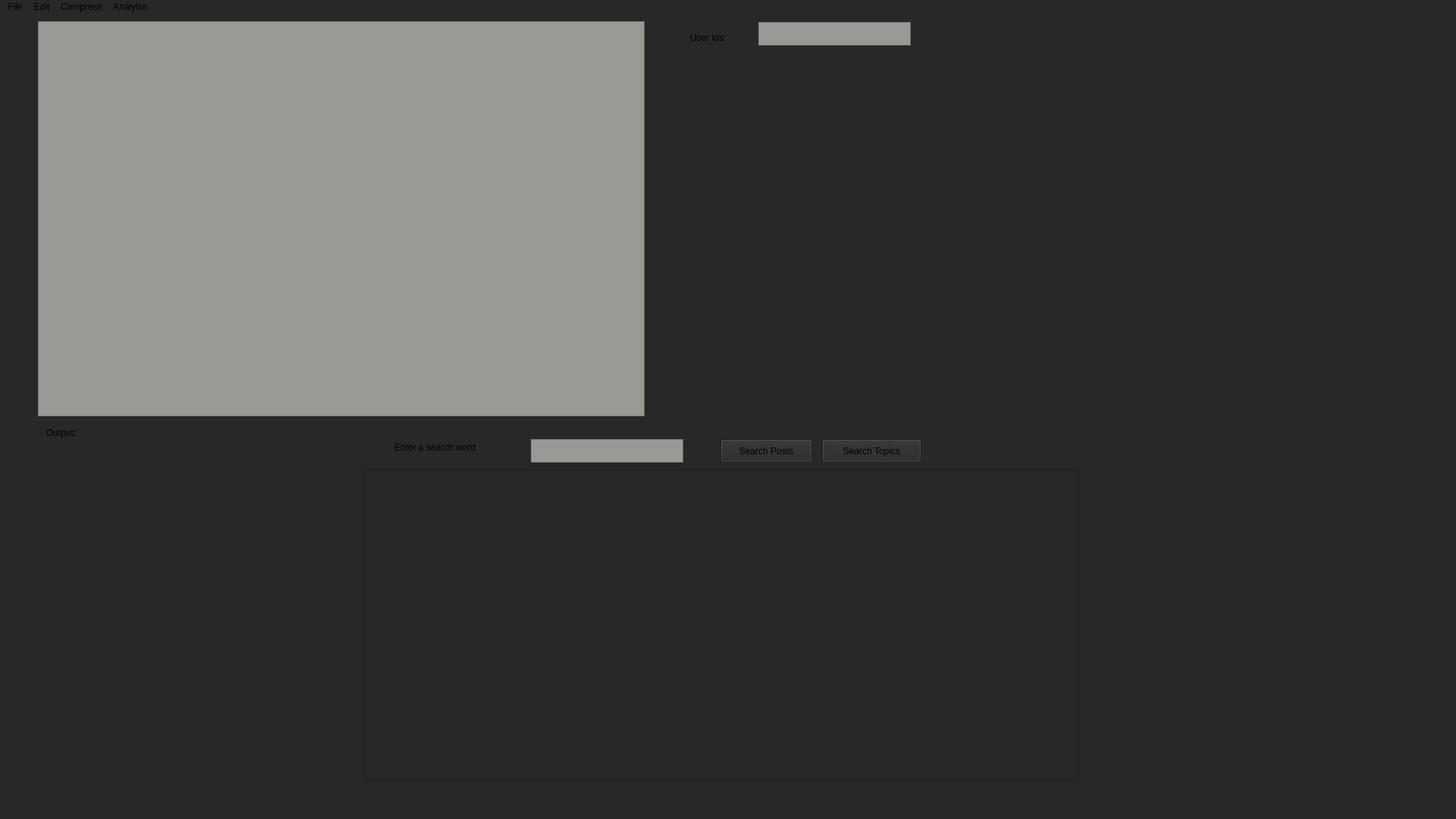
<?xml version="1.0" encoding="UTF-8"?>
<ui version="4.0">
 <class>MainWindow</class>
 <widget class="QMainWindow" name="MainWindow">
  <property name="geometry">
   <rect>
    <x>0</x>
    <y>0</y>
    <width>1920</width>
    <height>1080</height>
   </rect>
  </property>
  <property name="sizePolicy">
   <sizepolicy hsizetype="Fixed" vsizetype="Fixed">
    <horstretch>0</horstretch>
    <verstretch>0</verstretch>
   </sizepolicy>
  </property>
  <property name="maximumSize">
   <size>
    <width>1920</width>
    <height>1080</height>
   </size>
  </property>
  <property name="windowTitle">
   <string>MainWindow</string>
  </property>
  <property name="styleSheet">
   <string notr="true">background-color: rgb(40, 40, 40);</string>
  </property>
  <widget class="QWidget" name="centralwidget">
   <widget class="QLabel" name="constOutputLabel">
    <property name="geometry">
     <rect>
      <x>61</x>
      <y>541</y>
      <width>64</width>
      <height>22</height>
     </rect>
    </property>
    <property name="text">
     <string>Output:</string>
    </property>
   </widget>
   <widget class="QLabel" name="outputLabel">
    <property name="geometry">
     <rect>
      <x>50</x>
      <y>569</y>
      <width>341</width>
      <height>161</height>
     </rect>
    </property>
    <property name="text">
     <string/>
    </property>
   </widget>
   <widget class="QTextEdit" name="textEdit">
    <property name="geometry">
     <rect>
      <x>50</x>
      <y>9</y>
      <width>800</width>
      <height>521</height>
     </rect>
    </property>
    <property name="styleSheet">
     <string notr="true">background-color: rgb(154, 153, 150);</string>
    </property>
   </widget>
   <widget class="QTextEdit" name="user_text_edit">
    <property name="geometry">
     <rect>
      <x>1000</x>
      <y>10</y>
      <width>201</width>
      <height>31</height>
     </rect>
    </property>
    <property name="styleSheet">
     <string notr="true">background-color: rgb(154, 153, 150);</string>
    </property>
    <property name="html">
     <string>&lt;!DOCTYPE HTML PUBLIC &quot;-//W3C//DTD HTML 4.0//EN&quot; &quot;http://www.w3.org/TR/REC-html40/strict.dtd&quot;&gt;
&lt;html&gt;&lt;head&gt;&lt;meta name=&quot;qrichtext&quot; content=&quot;1&quot; /&gt;&lt;meta charset=&quot;utf-8&quot; /&gt;&lt;style type=&quot;text/css&quot;&gt;
p, li { white-space: pre-wrap; }
hr { height: 1px; border-width: 0; }
li.unchecked::marker { content: &quot;\2610&quot;; }
li.checked::marker { content: &quot;\2612&quot;; }
&lt;/style&gt;&lt;/head&gt;&lt;body style=&quot; font-family:'Ubuntu Sans'; font-size:11pt; font-weight:400; font-style:normal;&quot;&gt;
&lt;p style=&quot;-qt-paragraph-type:empty; margin-top:0px; margin-bottom:0px; margin-left:0px; margin-right:0px; -qt-block-indent:0; text-indent:0px;&quot;&gt;&lt;br /&gt;&lt;/p&gt;&lt;/body&gt;&lt;/html&gt;</string>
    </property>
   </widget>
   <widget class="QLabel" name="label_pic">
    <property name="geometry">
     <rect>
      <x>910</x>
      <y>60</y>
      <width>571</width>
      <height>461</height>
     </rect>
    </property>
    <property name="text">
     <string/>
    </property>
   </widget>
   <widget class="QListWidget" name="post_list_widget">
    <property name="geometry">
     <rect>
      <x>480</x>
      <y>600</y>
      <width>941</width>
      <height>411</height>
     </rect>
    </property>
   </widget>
   <widget class="QLabel" name="label">
    <property name="geometry">
     <rect>
      <x>910</x>
      <y>20</y>
      <width>79</width>
      <height>22</height>
     </rect>
    </property>
    <property name="text">
     <string>User ids:</string>
    </property>
   </widget>
   <widget class="QTextEdit" name="search_text_edit">
    <property name="geometry">
     <rect>
      <x>700</x>
      <y>560</y>
      <width>201</width>
      <height>31</height>
     </rect>
    </property>
    <property name="styleSheet">
     <string notr="true">background-color: rgb(154, 153, 150);</string>
    </property>
    <property name="html">
     <string>&lt;!DOCTYPE HTML PUBLIC &quot;-//W3C//DTD HTML 4.0//EN&quot; &quot;http://www.w3.org/TR/REC-html40/strict.dtd&quot;&gt;
&lt;html&gt;&lt;head&gt;&lt;meta name=&quot;qrichtext&quot; content=&quot;1&quot; /&gt;&lt;meta charset=&quot;utf-8&quot; /&gt;&lt;style type=&quot;text/css&quot;&gt;
p, li { white-space: pre-wrap; }
hr { height: 1px; border-width: 0; }
li.unchecked::marker { content: &quot;\2610&quot;; }
li.checked::marker { content: &quot;\2612&quot;; }
&lt;/style&gt;&lt;/head&gt;&lt;body style=&quot; font-family:'Ubuntu Sans'; font-size:11pt; font-weight:400; font-style:normal;&quot;&gt;
&lt;p style=&quot;-qt-paragraph-type:empty; margin-top:0px; margin-bottom:0px; margin-left:0px; margin-right:0px; -qt-block-indent:0; text-indent:0px;&quot;&gt;&lt;br /&gt;&lt;/p&gt;&lt;/body&gt;&lt;/html&gt;</string>
    </property>
   </widget>
   <widget class="QLabel" name="label_2">
    <property name="geometry">
     <rect>
      <x>520</x>
      <y>560</y>
      <width>171</width>
      <height>21</height>
     </rect>
    </property>
    <property name="text">
     <string>Enter a search word</string>
    </property>
   </widget>
   <widget class="QPushButton" name="post_search_button">
    <property name="geometry">
     <rect>
      <x>950</x>
      <y>560</y>
      <width>121</width>
      <height>31</height>
     </rect>
    </property>
    <property name="text">
     <string>Search Posts</string>
    </property>
   </widget>
   <widget class="QPushButton" name="topic_search_button">
    <property name="geometry">
     <rect>
      <x>1084</x>
      <y>560</y>
      <width>131</width>
      <height>31</height>
     </rect>
    </property>
    <property name="text">
     <string>Search Topics</string>
    </property>
   </widget>
  </widget>
  <widget class="QStatusBar" name="statusbar"/>
  <widget class="QMenuBar" name="menubar">
   <property name="geometry">
    <rect>
     <x>0</x>
     <y>0</y>
     <width>1920</width>
     <height>27</height>
    </rect>
   </property>
   <widget class="QMenu" name="menuFile">
    <property name="title">
     <string>File</string>
    </property>
    <addaction name="actionOpen"/>
    <addaction name="actionNew"/>
    <addaction name="actionSave"/>
   </widget>
   <widget class="QMenu" name="menuCompression">
    <property name="title">
     <string>Edit</string>
    </property>
    <addaction name="actionCheck_for_errors"/>
    <addaction name="actionFix_errors"/>
    <addaction name="actionConvert_to_JSON"/>
    <addaction name="actionFormat"/>
   </widget>
   <widget class="QMenu" name="menuCompress">
    <property name="title">
     <string>Compress</string>
    </property>
    <addaction name="actionRemove_whitespaces"/>
    <addaction name="actionCompress_file"/>
    <addaction name="actionDecompress_file"/>
   </widget>
   <widget class="QMenu" name="menuVisualize">
    <property name="title">
     <string>Analyise</string>
    </property>
    <addaction name="actionVisualize"/>
    <addaction name="actionMutual_followers"/>
    <addaction name="actionSuggested_followers"/>
   </widget>
   <addaction name="menuFile"/>
   <addaction name="menuCompression"/>
   <addaction name="menuCompress"/>
   <addaction name="menuVisualize"/>
  </widget>
  <action name="actionOpen">
   <property name="text">
    <string>Open</string>
   </property>
  </action>
  <action name="actionNew">
   <property name="text">
    <string>New</string>
   </property>
  </action>
  <action name="actionSave">
   <property name="text">
    <string>Save</string>
   </property>
  </action>
  <action name="actionCompress_xml_file">
   <property name="text">
    <string>Compress xml file</string>
   </property>
  </action>
  <action name="actionCheck_for_errors">
   <property name="text">
    <string>Check for errors</string>
   </property>
  </action>
  <action name="actionConvert_to_JSON">
   <property name="text">
    <string>Convert to JSON</string>
   </property>
  </action>
  <action name="actionFormat">
   <property name="text">
    <string>Format</string>
   </property>
  </action>
  <action name="actionRemove_whitespaces">
   <property name="text">
    <string>Remove whitespaces</string>
   </property>
  </action>
  <action name="actionCompress_file">
   <property name="text">
    <string>Compress file</string>
   </property>
  </action>
  <action name="actionFix_errors">
   <property name="text">
    <string>Fix errors</string>
   </property>
  </action>
  <action name="actionVisualize">
   <property name="text">
    <string>Visualise</string>
   </property>
  </action>
  <action name="actionMost_Active_User">
   <property name="text">
    <string>Most Active User</string>
   </property>
  </action>
  <action name="actionMutual_followers">
   <property name="text">
    <string>Mutual followers</string>
   </property>
  </action>
  <action name="actionSuggested_followers">
   <property name="text">
    <string>Suggest followers</string>
   </property>
  </action>
  <action name="actionDecompress_file">
   <property name="text">
    <string>Decompress file</string>
   </property>
  </action>
 </widget>
 <resources/>
 <connections/>
</ui>
